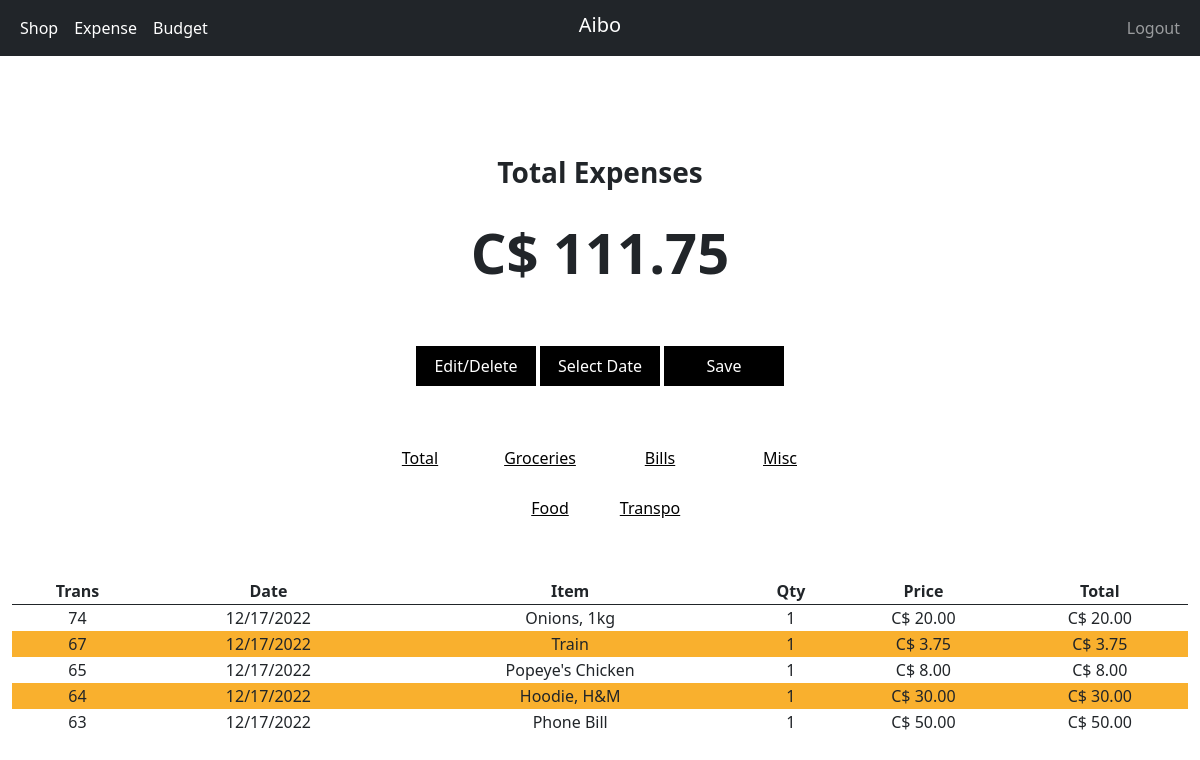
The page /summary (signed in) on the database its author committed.
### tables this page shows
CREATE TABLE savedData (
    user_id INTEGER NOT NULL,
    trans_number INTEGER PRIMARY KEY AUTOINCREMENT NOT NULL,
    year DATETIME NOT NULL,
    month DATETIME NOT NULL,
    day DATETIME NOT NULL,
    item TEXT NOT NULL,
    price NUMERIC NOT NULL,
    quantity INTEGER NOT NULL,
    total NUMERIC NOT NULL,
    type TEXT NOT NULL );

### app.py (the view)
@app.route("/summary", methods=["GET", "POST"])
@login_required
def summary():
   user = session["user_id"]
   currentYear = year
   currentMonth = month
   grocery = "Grocery"
   bills = "Bills"
   misc = "Miscellaneous"
   food = "Food"
   transpo = "Transportation"
   monthList = list(range(1,13))
   yearList = list(range(2020, int(currentYear)+1))
   if request.method == "POST":
      selectionYear = int(request.form.get("year"))
      selectionMonth = int(request.form.get("month"))
      sumTotal = float(db.execute("SELECT COALESCE(SUM(total),0) FROM savedData WHERE user_id = ? AND month = ? AND year = ?", user, selectionMonth, selectionYear)[0]["COALESCE(SUM(total),0)"])
      sumGrocery = float(db.execute("SELECT COALESCE(SUM(total),0) FROM savedData WHERE user_id = ? AND type = ? AND month = ? AND year = ?", user, grocery, selectionMonth, selectionYear)[0]["COALESCE(SUM(total),0)"])
      sumBills = float(db.execute("SELECT COALESCE(SUM(total),0) FROM savedData WHERE user_id = ? AND type = ? AND month = ? AND year = ?", user, bills, selectionMonth, selectionYear)[0]["COALESCE(SUM(total),0)"])
      sumMisc = float(db.execute("SELECT COALESCE(SUM(total),0) FROM savedData WHERE user_id = ? AND type = ? AND month = ? AND year = ?", user, misc, selectionMonth, selectionYear)[0]["COALESCE(SUM(total),0)"])
      sumFood = float(db.execute("SELECT COALESCE(SUM(total),0) FROM savedData WHERE user_id = ? AND type = ? AND month = ? AND year = ?", user, food, selectionMonth, selectionYear)[0]["COALESCE(SUM(total),0)"])
      sumTranspo = float(db.execute("SELECT COALESCE(SUM(total),0) FROM savedData WHERE user_id = ? AND type = ? AND month = ? AND year = ?", user, transpo, selectionMonth, selectionYear)[0]["COALESCE(SUM(total),0)"])
      totalSelection = db.execute("SELECT * FROM savedData WHERE user_id = ? AND month = ? AND year = ? ORDER BY year DESC, month DESC, day DESC, trans_number DESC", user, selectionMonth, selectionYear)
      grocerySelection = db.execute("SELECT * FROM savedData WHERE user_id = ? AND type = ? AND month = ? AND year = ? ORDER BY year DESC, month DESC, day DESC, trans_number DESC", user, grocery, selectionMonth, selectionYear)
      billsSelection = db.execute("SELECT * FROM savedData WHERE user_id = ? AND type = ? AND month = ? AND year = ? ORDER BY year DESC, month DESC, day DESC, trans_number DESC", user, bills, selectionMonth, selectionYear)
      miscSelection = db.execute("SELECT * FROM savedData WHERE user_id = ? AND type = ? AND month = ? AND year = ? ORDER BY year DESC, month DESC, day DESC, trans_number DESC", user, misc, selectionMonth, selectionYear)
      foodSelection = db.execute("SELECT * FROM savedData WHERE user_id = ? AND type = ? AND month = ? AND year = ? ORDER BY year DESC, month DESC, day DESC, trans_number DESC", user, food, selectionMonth, selectionYear)
      transpoSelection = db.execute("SELECT * FROM savedData WHERE user_id = ? AND type = ? AND month = ? AND year = ? ORDER BY year DESC, month DESC, day DESC, trans_number DESC", user, transpo, selectionMonth, selectionYear)
      return render_template("summary.html", displayYear=selectionYear, displayMonth=selectionMonth, sumTotal=sumTotal, sumGrocery=sumGrocery, sumBills=sumBills, sumMisc=sumMisc, sumFood=sumFood, sumTranspo=sumTranspo,
                              totalSelection=totalSelection, grocerySelection=grocerySelection, billsSelection=billsSelection, miscSelection=miscSelection, foodSelection=foodSelection, transpoSelection=transpoSelection,
                              monthList=monthList, yearList=yearList, cad=cad)
   else:
      sumTotal = float(db.execute("SELECT COALESCE(SUM(total),0) FROM savedData WHERE user_id = ?", user)[0]["COALESCE(SUM(total),0)"])
      sumGrocery = float(db.execute("SELECT COALESCE(SUM(total),0) FROM savedData WHERE user_id = ? AND type = ?", user, grocery)[0]["COALESCE(SUM(total),0)"])
      sumBills = float(db.execute("SELECT COALESCE(SUM(total),0) FROM savedData WHERE user_id = ? AND type = ?", user, bills)[0]["COALESCE(SUM(total),0)"])
      sumMisc = float(db.execute("SELECT COALESCE(SUM(total),0) FROM savedData WHERE user_id = ? AND type = ?", user, misc)[0]["COALESCE(SUM(total),0)"])
      sumFood = float(db.execute("SELECT COALESCE(SUM(total),0) FROM savedData WHERE user_id = ? AND type = ?", user, food)[0]["COALESCE(SUM(total),0)"])
      sumTranspo = float(db.execute("SELECT COALESCE(SUM(total),0) FROM savedData WHERE user_id = ? AND type = ?", user, transpo)[0]["COALESCE(SUM(total),0)"])
      totalSelection = db.execute("SELECT * FROM savedData WHERE user_id = ? ORDER BY year DESC, month DESC, day DESC, trans_number DESC", user)
      grocerySelection = db.execute("SELECT * FROM savedData WHERE user_id = ? AND type = ? ORDER BY year DESC, month DESC, day DESC, trans_number DESC", user, grocery)
      billsSelection = db.execute("SELECT * FROM savedData WHERE user_id = ? AND type = ? ORDER BY year DESC, month DESC, day DESC, trans_number DESC", user, bills)
      miscSelection = db.execute("SELECT * FROM savedData WHERE user_id = ? AND type = ? ORDER BY year DESC, month DESC, day DESC, trans_number DESC", user, misc)
      foodSelection = db.execute("SELECT * FROM savedData WHERE user_id = ? AND type = ? ORDER BY year DESC, month DESC, day DESC, trans_number DESC", user, food)
      transpoSelection = db.execute("SELECT * FROM savedData WHERE user_id = ? AND type = ? ORDER BY year DESC, month DESC, day DESC, trans_number DESC", user, transpo)
      return render_template("summary.html", displayYear=currentYear, displayMonth=currentMonth, sumTotal=sumTotal, sumGrocery=sumGrocery, sumBills=sumBills, sumMisc=sumMisc, sumFood=sumFood, sumTranspo=sumTranspo,
                              totalSelection=totalSelection, grocerySelection=grocerySelection, billsSelection=billsSelection, miscSelection=miscSelection, foodSelection=foodSelection, transpoSelection=transpoSelection,
                              monthList=monthList, yearList=yearList, cad=cad)

### functions.py (called while the page is built)
def cad(value):
    return f"C$ {value:,.2f}"

def login_required(f):
    @wraps(f)
    def decorated_function(*args, **kwargs):
        if session.get("user_id") is None:
            return redirect("/login")
        return f(*args, **kwargs)
    return decorated_function

### templates/summary.html (shortened to what this page needs)
{% extends "layout.html" %}
{% block main %}
    <div id="summary">
        <div class="totalExpense">
            <div class="expense"><h3><b>Total Expenses</b></h3></div>
            <div class="expenseValue sumTotal"><p><b>{{ sumTotal | cad }}</b></p></div>
        </div>
        <div id="filter" class="filter">
            <button class="button editDeleteBtn" type="button">Edit/Delete</button>
            <button class="button filterBtn" onclick="filterReveal()" type="button">Select Date</button>
            <button class="button saveBtn" type="button">Save</button>
        </div>
        <div class="toggle toggle1">
            <button class="button allExpenses" onclick="changeCategory('.summaryTotal tr', '.sumTotal')" type="button">Total</button>
            <button class="button grocery" onclick="changeCategory('.summaryGrocery tr', '.sumGrocery')" type="button">Groceries</button>
            <button class="button bills" onclick="changeCategory('.summaryBills tr', '.sumBills')" type="button">Bills</button>
            <button class="button misc" onclick="changeCategory('.summaryMisc tr', '.sumMisc')" type="button">Misc</button>
        </div>
        <div class="toggle toggle2">
            <button class="button food" onclick="changeCategory('.summaryFood tr', '.sumFood')" type="button">Food</button>
            <button class="button transpo" onclick="changeCategory('.summaryTranspo tr', '.sumTranspo')" type="button">Transpo</button>
        </div>
        <div id="tables" class="tables">
            <table id="summaryTotal" class="summaryTotal">
                <thead>
                    <th>Trans</th>
                    <th class="date">Date</th>
                    <th class="item">Item</th>
                    <th class="quantity">Qty</th>
                    <th class="price">Price</th>
                    <th class="qp">Total</th>
                </thead>
                <tbody>
                    {% for row in totalSelection %}
                    <tr>
                        <td>{{ row.trans_number }}</td>
                        <td class="date">{{ row.month }}/{{ row.day }}/{{ row.year }}</td>
                        <td class="item">{{ row.item }}</td>
                        <td class="quantity">{{ row.quantity }}</td>
                        <td class="price">{{ row.price | cad}}</td>
                        <td class="qp">{{ row.total | cad }}</td>
                    </tr>
                    {% endfor %}
                </tbody>
            </table>
        </div>
    </div>
{% endblock %}

### templates/layout.html (shortened to what this page needs)
<!DOCTYPE html>
<html lang="en">
    <head>
        <link href="https://cdn.jsdelivr.net/npm/bootstrap@5.0.2/dist/css/bootstrap.min.css" rel="stylesheet">
        <link href="/static/styles.css" rel="stylesheet">
    </head>
    <body>
        <nav class="navbar sticky-top navbar-expand-lg navbar-dark bg-dark">
            <div class="container-fluid">
                <a class="navbar-brand">Aibo</a>
                <div class="collapse navbar-collapse" id="navbarLayout">
                    {% if session["user_id"] %}
                        <ul class="navbar-nav">
                            <li class="nav-item">
                                <a class="nav-link active" href="/">Shop</a>
                            </li>
                            <li class="nav-item">
                                <a class="nav-link active" href="/summary">Expense</a>
                            </li>
                            <li class="nav-item">
                                <a class="nav-link active" href="/budget">Budget</a>
                            </li>
                        </ul>
                        <ul class="navbar-nav ms-auto">
                            <li class="navbar-item">
                                <a class="nav-link" href="/logout">Logout</a>
                            </li>
                        </ul>
                    {% endif %}
                </div>
            </div>
        </nav>
        <main class="container-fluid">
            {% block main %}{% endblock %}
        </main>
    </body>
</html>

### static/styles.css (style rules this page uses)
.navbar-brand { position: absolute; left: 50%; transform: translateX(-50%); top: 5px; }
#summary { margin: auto; margin-top: 30px; margin-bottom: 20px; }
#summary .allExpenses, #summary .grocery, #summary .bills { margin-right: 20px; }
#summary .totalExpense { text-align: center; margin: auto; margin-top: 100px; margin-bottom: 50px; font-size: 7vh; }
#summary .expense { margin-bottom: 20px; }
#summary .filter { display: flex; justify-content: center; margin-bottom: 30px; }
#summary .filter .button { padding-top: 5px; padding-bottom: 5px; transition-duration: 0.4s; width: 120px; height: 40px; margin: 2px; border-radius: 0; border: 1px solid black; background-color: black; color: white }
#summary .editIconBtn:hover, #summary .deleteIconBtn:hover, #summary .hideEditDeleteBtn:hover, { background-color: #f9b02e; }
#summary .toggle { width: 100%; display: flex; justify-content: center; margin: auto; }
#summary .toggle1 { margin-top: 50px; margin-bottom: 10px; }
#summary .toggle2 { margin-bottom: 50px; }
#summary .toggle button { border: 0; height: 40px; width: 100px; color: black; text-align: center; background-color: white; background: linear-gradient(to left, white 50%, #f9b02e 50%) right; background-size: 200%; transition: 0.2s ease-out; border-radius: 0 20px 20px 0; text-decoration: underline; }
#summary .tables { max-width: 1200px; margin: auto; }
#summary table { width: 100%; margin: auto; margin-top: 0px; }
#summary thead { border-bottom: solid 1px; }
#summary th { text-align: center; }
#summary th.item { width: 30%; }
#summary th.price, #summary th.qp { width: 15%; }
#summary td, #summary th { text-align: center; font-size: 2vh; }
#summary tr:nth-child(even) { background-color: #f9b02e; }

### rows shown on the page
savedData: trans_number "74", month "12", day "17", year "2022", item "Onions, 1kg", quantity "1", price|cad "C$ 20.00", total|cad "C$ 20.00"
savedData: trans_number "67", month "12", day "17", year "2022", item "Train", quantity "1", price|cad "C$ 3.75", total|cad "C$ 3.75"
savedData: trans_number "65", month "12", day "17", year "2022", item "Popeye's Chicken", quantity "1", price|cad "C$ 8.00", total|cad "C$ 8.00"
savedData: trans_number "64", month "12", day "17", year "2022", item "Hoodie, H&M", quantity "1", price|cad "C$ 30.00", total|cad "C$ 30.00"
savedData: trans_number "63", month "12", day "17", year "2022", item "Phone Bill", quantity "1", price|cad "C$ 50.00", total|cad "C$ 50.00"

### other values the page prints
{{ sumTotal | cad }} "C$ 111.75"
